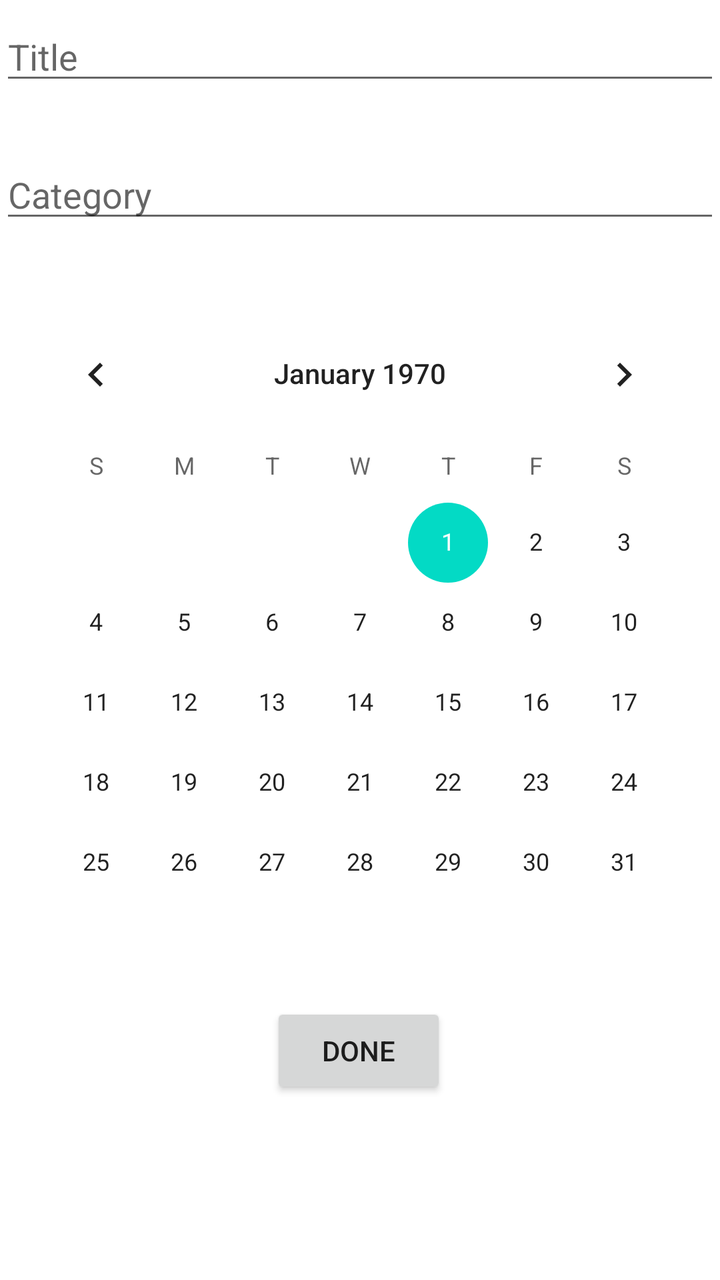
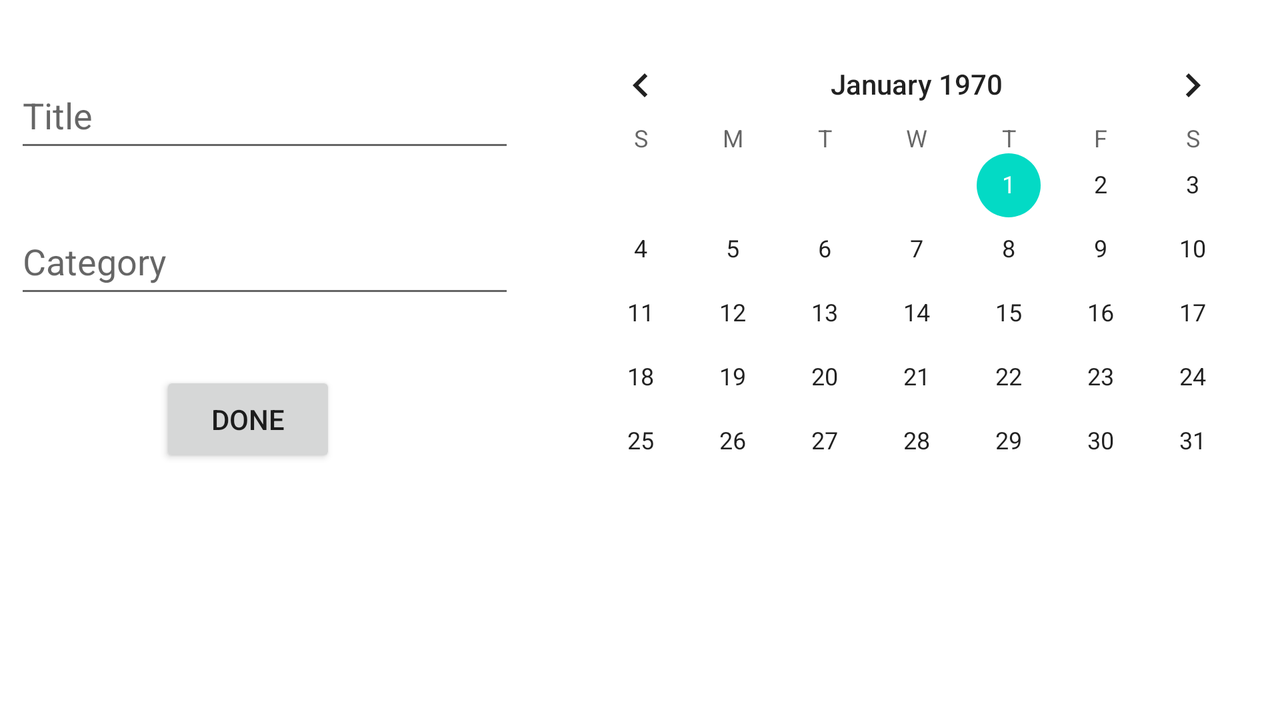

Compare how this app lays out the same screen by default and in its alternative resource folder. The renders come first, then the two layout files and the values they reference.
<!-- AndroidManifest.xml: application theme Theme.ANProject2 -->
<!-- res/layout/fragment_third.xml -->
<?xml version="1.0" encoding="utf-8"?>
<androidx.constraintlayout.widget.ConstraintLayout xmlns:android="http://schemas.android.com/apk/res/android"
    xmlns:app="http://schemas.android.com/apk/res-auto"
    xmlns:tools="http://schemas.android.com/tools"
    android:id="@+id/ThirdFrag"
    android:layout_width="match_parent"
    android:layout_height="match_parent"
    tools:context=".views.ThirdFrag">

    <EditText
        android:id="@+id/etTitle"
        android:layout_width="match_parent"
        android:layout_height="wrap_content"
        android:hint="Title"
        app:layout_constraintBottom_toBottomOf="parent"
        app:layout_constraintEnd_toEndOf="parent"
        app:layout_constraintHorizontal_bias="0.0"
        app:layout_constraintStart_toStartOf="parent"
        app:layout_constraintTop_toTopOf="parent"
        app:layout_constraintVertical_bias="0.01" />

    <EditText
        android:id="@+id/etCat"
        android:layout_width="match_parent"
        android:layout_height="wrap_content"
        android:hint="Category"
        app:layout_constraintBottom_toBottomOf="parent"
        app:layout_constraintEnd_toEndOf="parent"
        app:layout_constraintHorizontal_bias="0.0"
        app:layout_constraintStart_toStartOf="parent"
        app:layout_constraintTop_toBottomOf="@+id/etTitle"
        app:layout_constraintVertical_bias="0.05" />

    <CalendarView
        android:id="@+id/cvDate"
        android:layout_width="wrap_content"
        android:layout_height="wrap_content"
        app:layout_constraintBottom_toBottomOf="parent"
        app:layout_constraintEnd_toEndOf="parent"
        app:layout_constraintHorizontal_bias="0.491"
        app:layout_constraintStart_toStartOf="parent"
        app:layout_constraintTop_toBottomOf="@+id/etCat"
        app:layout_constraintVertical_bias="0.2" />

    <android.widget.Button
        android:id="@+id/btnDone"
        android:layout_width="wrap_content"
        android:layout_height="wrap_content"
        android:text="Done"
        app:layout_constraintBottom_toBottomOf="parent"
        app:layout_constraintEnd_toEndOf="parent"
        app:layout_constraintHorizontal_bias="0.498"
        app:layout_constraintStart_toStartOf="parent"
        app:layout_constraintTop_toBottomOf="@+id/cvDate"
        app:layout_constraintVertical_bias="0.1" />

</androidx.constraintlayout.widget.ConstraintLayout>
<!-- resources referenced by this layout -->
<resources>
  <style name="Theme.ANProject2" parent="Theme.MaterialComponents.DayNight.DarkActionBar">
          
          <item name="colorPrimary">@color/purple_500</item>
          <item name="colorPrimaryVariant">@color/purple_700</item>
          <item name="colorOnPrimary">@color/white</item>
          
          <item name="colorSecondary">@color/teal_200</item>
          <item name="colorSecondaryVariant">@color/teal_700</item>
          <item name="colorOnSecondary">@color/black</item>
          
          <item name="android:statusBarColor" tools:targetApi="l">?attr/colorPrimaryVariant</item>
          
      </style>
</resources>
<!-- res/layout-land/fragment_third.xml (the author's variant of the layout above) -->
<!-- drawn on the phone turned sideways -->
<?xml version="1.0" encoding="utf-8"?>
<androidx.constraintlayout.widget.ConstraintLayout xmlns:android="http://schemas.android.com/apk/res/android"
    xmlns:app="http://schemas.android.com/apk/res-auto"
    xmlns:tools="http://schemas.android.com/tools"
    android:id="@+id/ThirdFrag"
    android:layout_width="match_parent"
    android:layout_height="match_parent"
    tools:context=".views.ThirdFrag">

    <EditText
        android:id="@+id/etTitle"
        android:layout_width="250dp"
        android:layout_height="50dp"
        android:layout_marginEnd="16dp"
        android:hint="Title"
        android:minHeight="48dp"
        app:layout_constraintBottom_toBottomOf="parent"
        app:layout_constraintEnd_toEndOf="parent"
        app:layout_constraintHorizontal_bias="0.02"
        app:layout_constraintStart_toStartOf="parent"
        app:layout_constraintTop_toTopOf="parent"
        app:layout_constraintVertical_bias="0.1" />

    <EditText
        android:id="@+id/etCat"
        android:layout_width="250dp"
        android:layout_height="50dp"
        android:layout_marginEnd="16dp"
        android:hint="Category"
        android:minHeight="48dp"
        app:layout_constraintBottom_toBottomOf="parent"
        app:layout_constraintEnd_toEndOf="parent"
        app:layout_constraintHorizontal_bias="0.02"
        app:layout_constraintStart_toStartOf="parent"
        app:layout_constraintTop_toBottomOf="@+id/etTitle"
        app:layout_constraintVertical_bias="0.1" />

    <CalendarView
        android:id="@+id/cvDate"
        android:layout_width="wrap_content"
        android:layout_height="wrap_content"
        app:layout_constraintBottom_toBottomOf="parent"
        app:layout_constraintEnd_toEndOf="parent"
        app:layout_constraintHorizontal_bias="0.99"
        app:layout_constraintStart_toStartOf="parent"
        app:layout_constraintTop_toTopOf="parent"
        app:layout_constraintVertical_bias="0.2" />

    <android.widget.Button
        android:id="@+id/btnDone"
        android:layout_width="wrap_content"
        android:layout_height="wrap_content"
        android:layout_marginEnd="152dp"
        android:text="Done"
        app:layout_constraintBottom_toBottomOf="parent"
        app:layout_constraintEnd_toEndOf="parent"
        app:layout_constraintHorizontal_bias="0.2"
        app:layout_constraintStart_toStartOf="parent"
        app:layout_constraintTop_toBottomOf="@+id/etCat"
        app:layout_constraintVertical_bias="0.2" />

</androidx.constraintlayout.widget.ConstraintLayout>
